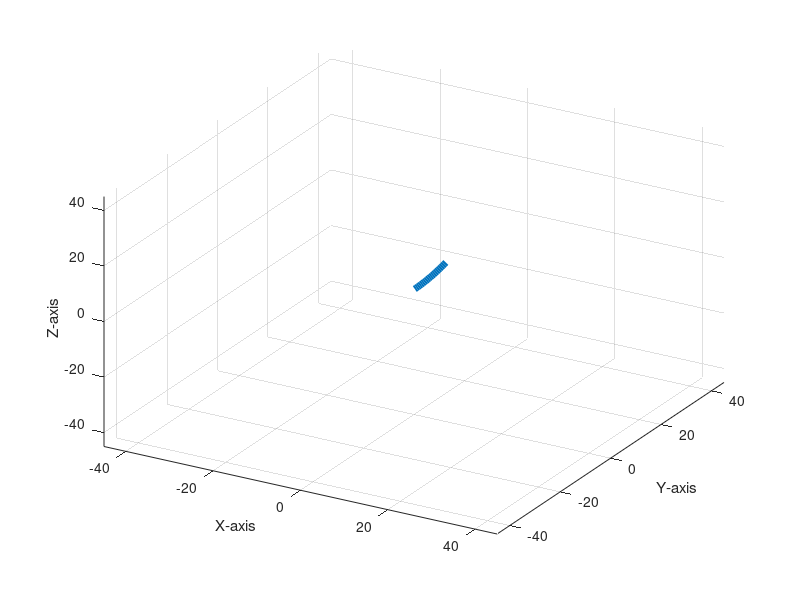

This figure's MATLAB source:
clear;
clc;
close all;

s = (2*pi) - atan(1/3):pi/200:2*pi;

x = 0*s;
y = (40).*sin(s + pi);
z = (40).*cos(s + pi) + 40;
coords = [x; y; z];

figure
grid on;
hold on;
xlabel('X-axis');
ylabel('Y-axis');
zlabel('Z-axis');
xlim([-45,45]);
ylim([-45,45]);
zlim([-45,45]);
view([30 35]);

% StartHeight = 77.8761;
% GRadials = [length(coords)];
% Gindex = 1;
% 
% for i = 1:length(coords)
%     Radius = 40;
%     
%     GRadials(Gindex) = (2 * 9.81 * (125 - (StartHeight + z(Gindex))))/ (Radius * 9.81);
%     Gindex = Gindex + 1;
% end

plot = plot3(coords(1,:), coords(2,:), coords(3,:), 'LineWidth', 5);
